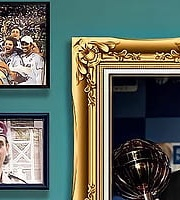
#> input picture Cropped Image.jpg, 180 x 200 px, given in place of msd1.jpg, which was not available
$ python 'EXPERIMENT - 27 ( Cropping, Copying and pasting image inside another image using OpenCV ).py'
#> lines starting #> are read from the running program, lines starting #| are printed output that depends on the picture; after the words box and inside, x2 and y2 are one past the last pixel; in counts of white or black regions, pixels touching at a corner belong together; pictures that were not available may be replaced by others from this repository, and a replacement may not be noted
import cv2
import numpy as np
image = cv2.imread("msd1.jpg")
#> image is the input picture: shape (200, 180, 3); mean B, G, R 95.2, 104.3, 95.7
img2 = cv2.imread("msd.jpg")
print(image.shape)
#| (200, 180, 3)
cv2.imshow("original", image)
imageCopy = image.copy()
cv2.circle(imageCopy, (100, 100), 30, (255, 0, 0), -1)
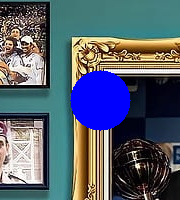
#> imageCopy: shape (200, 180, 3); 7.84% of pixels changed, all inside (x1, y1, x2, y2) = (70, 70, 131, 131)
cv2.imshow('image', image)
cv2.imshow('image copy', imageCopy)
cropped_image = image[80:280, 150:330]
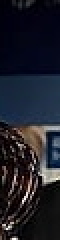
#> cropped_image: shape (120, 30, 3) (shown 2 times larger); mean B, G, R 42, 32.5, 31.4
cv2.imshow("cropped", cropped_image)
cv2.imwrite("Cropped Image.jpg", cropped_image)
dst = cv2.addWeighted(image, 0.5, img2, 0.7,0)
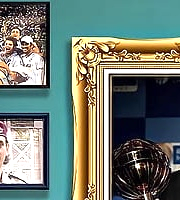
#> dst: shape (200, 180, 3); mean B, G, R 112.6, 121.9, 109.3
img_arr = np.hstack((image, img2))
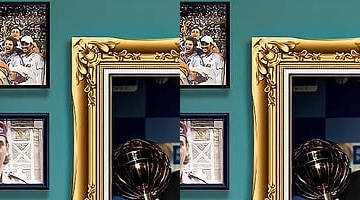
#> img_arr: shape (200, 360, 3); mean B, G, R 95.2, 104.3, 95.7
cv2.imshow('Input Images',img_arr)
cv2.imshow('Blended Image',dst)
cv2.waitKey(0)
cv2.destroyAllWindows()


import cv2
image_path ="msd1.jpg"
image = cv2.imread(image_path)
x1, y1, x2, y2 = 100, 150, 400, 350
cropped_image = image[y1:y2, x1:x2]
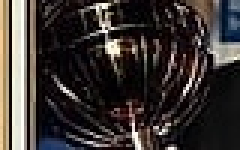
#> cropped_image: shape (50, 80, 3) (shown 3 times larger); mean B, G, R 50.9, 53.3, 59.6
cv2.imshow('Cropped Image', cropped_image)
cv2.waitKey(0)
cv2.destroyAllWindows()
